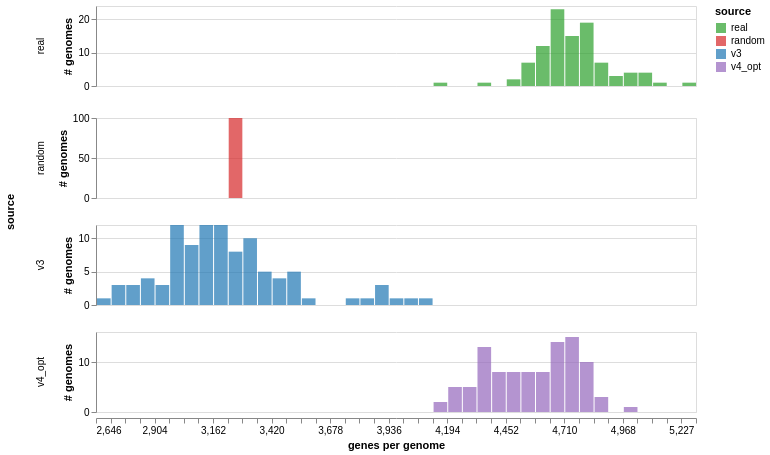

Source (notebook cell):
### Markdown cell above
### Genome-size distribution

First sanity check: generated genomes should land in a plausible gene-count
range before we interpret functional coverage. The random baseline is flat
because it was generated with a fixed `--target-gene-count`.

### Code cell
_size_rows = [
    {"source": _src, "genome_id": _gid, "n_genes": len(_genes)}
    for _src, _items in sample_sources.items()
    for _gid, _genes in _items
]
sizes_df = pl.DataFrame(_size_rows)

_SRC_COLORS = {
    "real": "#2ca02c",
    "random": "#d62728",
    "v3": "#1f77b4",
    "v4_opt": "#9467bd",
}
_SRC_ORDER = ["real", "random", "v3", "v4_opt"]

_all_n = sizes_df["n_genes"].to_numpy()
_bin_edges = np.linspace(_all_n.min() - 1, _all_n.max() + 1, 41)

_hist = (
    alt.Chart(sizes_df.to_pandas())
    .mark_bar(opacity=0.7)
    .encode(
        x=alt.X(
            "n_genes:Q",
            bin=alt.Bin(extent=[float(_bin_edges[0]), float(_bin_edges[-1])], step=float(_bin_edges[1] - _bin_edges[0])),
            title="genes per genome",
        ),
        y=alt.Y("count():Q", title="# genomes"),
        color=alt.Color(
            "source:N",
            scale=alt.Scale(domain=_SRC_ORDER, range=[_SRC_COLORS[s] for s in _SRC_ORDER]),
        ),
        row=alt.Row("source:N", sort=_SRC_ORDER),
    )
    .properties(width=600, height=80)
    .resolve_scale(y="independent")
)
_hist

### Figure 1 — Vega-Lite specification as saved in the notebook (floating-point values rounded to 4 significant figures; data arrays with more than 128 entries replaced by an {"elided": "..."} marker saying what was removed)
{"$schema": "https://vega.github.io/schema/vega-lite/v6.4.1.json", "config": {"view": {"continuousHeight": 300, "continuousWidth": 300}}, "data": {"name": "data-c3dc5365eb9d4f9a6cabd740bc193b6d"}, "datasets": {"data-c3dc5365eb9d4f9a6cabd740bc193b6d": {"elided": "400 records"}}, "encoding": {"color": {"field": "source", "scale": {"domain": ["real", "random", "v3", "v4_opt"], "range": ["#2ca02c", "#d62728", "#1f77b4", "#9467bd"]}, "type": "nominal"}, "row": {"field": "source", "sort": ["real", "random", "v3", "v4_opt"], "type": "nominal"}, "x": {"bin": {"extent": [2708.0, 5289.0], "step": 64.53}, "field": "n_genes", "title": "genes per genome", "type": "quantitative"}, "y": {"aggregate": "count", "title": "# genomes", "type": "quantitative"}}, "height": 80, "mark": {"opacity": 0.7, "type": "bar"}, "resolve": {"scale": {"y": "independent"}}, "usermeta": {"embedOptions": {}}, "width": 600}
